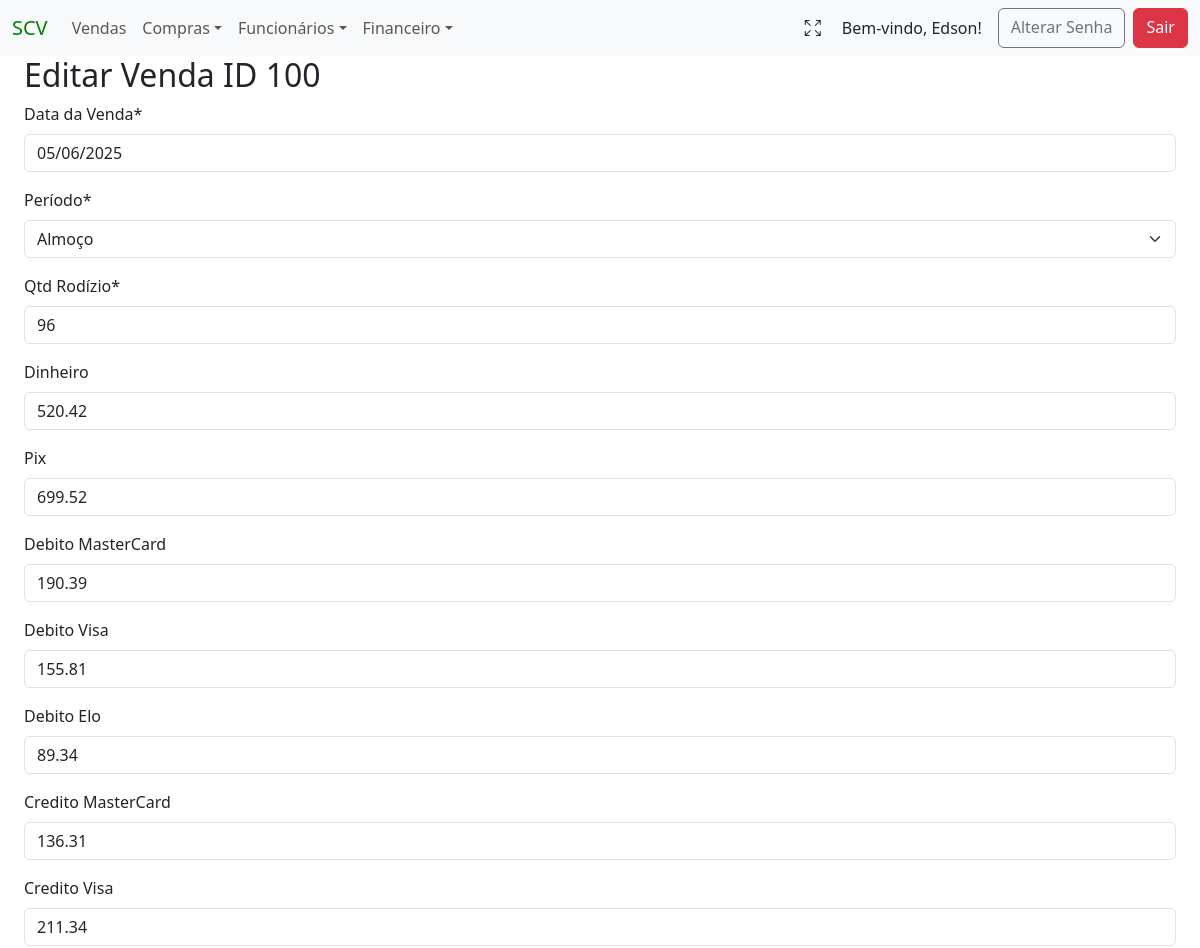
Page /update_vendas/100 (signed in, upper part) on the earlier database version.
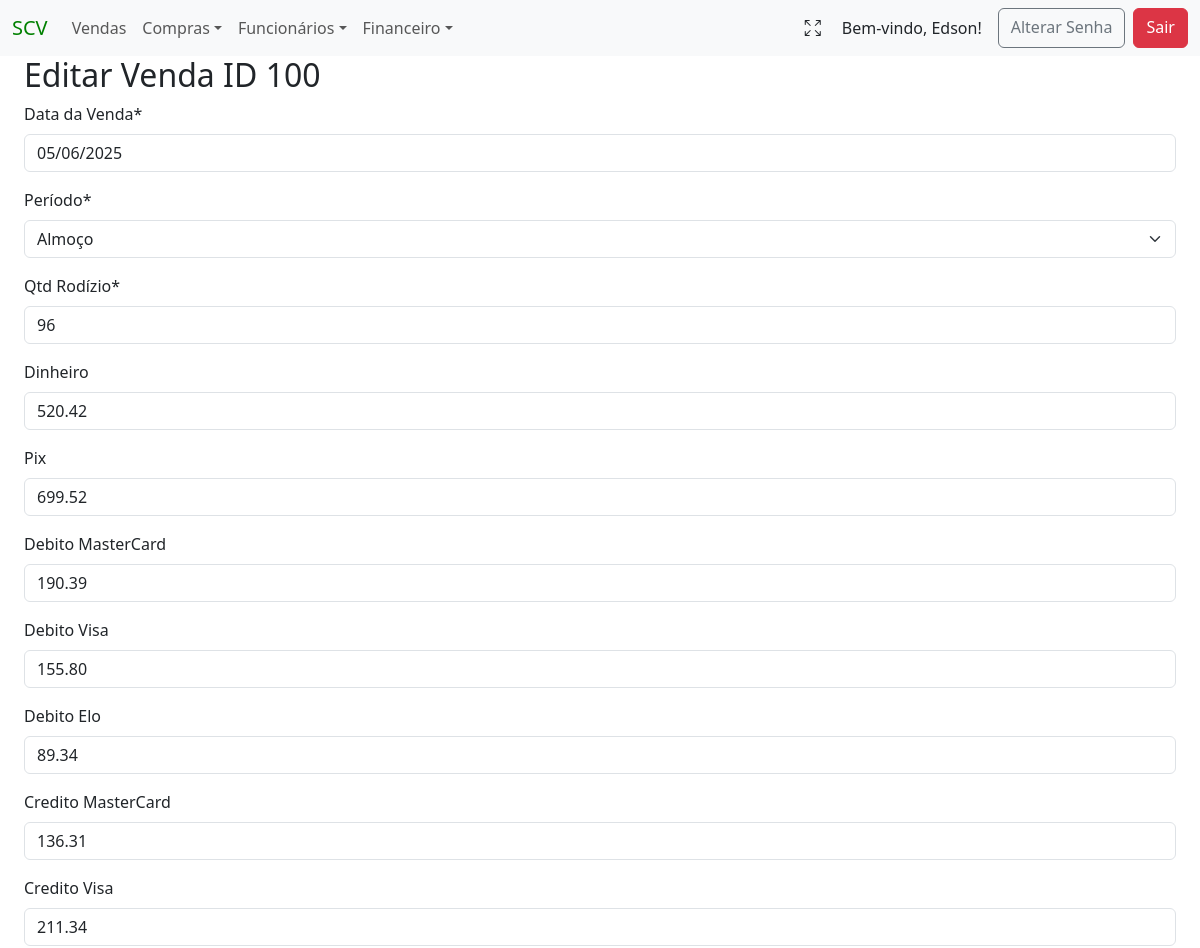
Same page on the later database version.
### vendas/models.py (models this page shows, shortened)
class Vendas(models.Model):
    PERIODO_CHOICES = (
        ('Almoço', 'Almoço'),
        ('Jantar', 'Jantar'),
    )
    tenant = models.ForeignKey(Tenant, on_delete=models.CASCADE)
    created_at = models.DateTimeField(auto_now_add=True)
    data_venda = models.DateField(verbose_name="Data da Venda", null=False, blank=False)
    periodo = models.CharField(verbose_name="Período", max_length=6, choices=PERIODO_CHOICES, blank=False)
    rodizio = models.IntegerField(verbose_name="Qtd Rodízio", null=False, blank=False)
    dinheiro = models.DecimalField(verbose_name="Dinheiro", max_digits=8, decimal_places=2, null=True, blank=True)
    pix = models.DecimalField(verbose_name="Pix", max_digits=8, decimal_places=2, null=True, blank=True)
    debito_mastercard = models.DecimalField(verbose_name="Debito MasterCard", max_digits=8, decimal_places=2, null=True, blank=True)
    debito_visa = models.DecimalField(verbose_name="Debito Visa", max_digits=8, decimal_places=2, null=True, blank=True)
    debito_elo = models.DecimalField(verbose_name="Debito Elo", max_digits=8, decimal_places=2, null=True, blank=True)
    credito_mastercard = models.DecimalField(verbose_name="Credito MasterCard", max_digits=8, decimal_places=2, null=True, blank=True)
    credito_visa = models.DecimalField(verbose_name="Credito Visa", max_digits=8, decimal_places=2, null=True, blank=True)
    credito_elo = models.DecimalField(verbose_name="Credito Elo", max_digits=8, decimal_places=2, null=True, blank=True)
    alelo = models.DecimalField(verbose_name="Alelo", max_digits=8, decimal_places=2, null=True, blank=True)
    american_express = models.DecimalField(verbose_name="Amex", max_digits=8, decimal_places=2, null=True, blank=True)
    hiper = models.DecimalField(verbose_name="HiperCard", max_digits=8, decimal_places=2, null=True, blank=True)
    sodexo = models.DecimalField(verbose_name="Sodexo", max_digits=8, decimal_places=2, null=True, blank=True)
    ticket_rest = models.DecimalField(verbose_name="Ticket Refeição", max_digits=8, decimal_places=2, null=True, blank=True)
    vale_refeicao = models.DecimalField(verbose_name="Vale Refeição", max_digits=8, decimal_places=2, null=True, blank=True)
    dinersclub = models.DecimalField(verbose_name="DinersClub", max_digits=8, decimal_places=2, null=True, blank=True)
    socio = models.DecimalField(verbose_name="Sócio", max_digits=8, decimal_places=2, null=True, blank=True)
    dt_atualizado = models.DateTimeField(auto_now=True, null=False, blank=False)
    author = models.ForeignKey(settings.AUTH_USER_MODEL, on_delete=models.PROTECT, blank=False)

### vendas/views.py (the view, shortened to what this page needs)
# urls.py: path('update_vendas/<int:pk>', VendasUpDateView.as_view(), name="update_vendas"),
class VendasUpDateView(LoginRequiredMixin, PermissionRequiredMixin, HandleNoPermissionMixin, UpdateView):
    model = Vendas
    fields = ["data_venda", "periodo", "rodizio", "dinheiro", "pix", "debito_mastercard", "debito_visa",
              "debito_elo", "credito_mastercard", "credito_visa", "credito_elo", "alelo", "american_express",
              "hiper", "sodexo", "ticket_rest", "vale_refeicao", "dinersclub", "socio"]
    success_url = reverse_lazy("venda_list")
    permission_required = 'vendas.change_vendas'

### project/context_processors.py (called while the page is built)
def tenant_context(request):
    return {
        'tenant': request.GET.get('tenant', None),
    }

### vendas/templates/vendas/vendas_form.html (shortened to what this page needs)
{% extends 'global/base.html' %}
{% load crispy_forms_tags %}
{% block content %}
  {% if vendas.pk %}
    <h2>Editar Venda ID {{vendas.pk}}</h2>
  {% else %}
    <h2>Lançamento Nova Venda</h2>
  {% endif %}
<form method="POST">
    {{ form|crispy }}
</form>
{% endblock content %}

Differences in the rows shown:
changed Vendas "Almoço": debito_visa "155.81" → "155.80"
